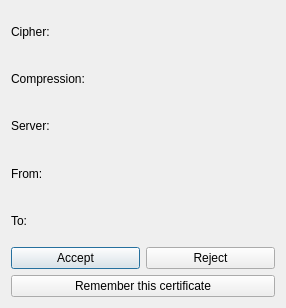
<?xml version="1.0" encoding="UTF-8"?>
<ui version="4.0">
 <class>JCertInfo</class>
 <widget class="QDialog" name="JCertInfo">
  <property name="geometry">
   <rect>
    <x>0</x>
    <y>0</y>
    <width>286</width>
    <height>308</height>
   </rect>
  </property>
  <property name="windowTitle">
   <string>Cert Info</string>
  </property>
  <layout class="QGridLayout" name="gridLayout_2">
   <item row="0" column="0">
    <layout class="QGridLayout" name="gridLayout">
     <item row="7" column="0">
      <widget class="QPushButton" name="acceptButton">
       <property name="text">
        <string>Accept</string>
       </property>
      </widget>
     </item>
     <item row="0" column="0">
      <widget class="QLabel" name="label">
       <property name="text">
        <string>Cipher:</string>
       </property>
      </widget>
     </item>
     <item row="1" column="0">
      <widget class="QLabel" name="label_2">
       <property name="text">
        <string>Compression:</string>
       </property>
      </widget>
     </item>
     <item row="2" column="0">
      <widget class="QLabel" name="label_3">
       <property name="text">
        <string>Server:</string>
       </property>
      </widget>
     </item>
     <item row="3" column="0">
      <widget class="QLabel" name="label_4">
       <property name="text">
        <string>From:</string>
       </property>
      </widget>
     </item>
     <item row="4" column="0">
      <widget class="QLabel" name="label_5">
       <property name="text">
        <string>To:</string>
       </property>
      </widget>
     </item>
     <item row="8" column="0" colspan="2">
      <widget class="QPushButton" name="rememberButton">
       <property name="text">
        <string>Remember this certificate</string>
       </property>
      </widget>
     </item>
     <item row="7" column="1">
      <widget class="QPushButton" name="rejectButton">
       <property name="text">
        <string>Reject</string>
       </property>
      </widget>
     </item>
     <item row="4" column="1">
      <widget class="QLabel" name="toLabel">
       <property name="text">
        <string/>
       </property>
      </widget>
     </item>
     <item row="3" column="1">
      <widget class="QLabel" name="fromLabel">
       <property name="text">
        <string/>
       </property>
      </widget>
     </item>
     <item row="2" column="1">
      <widget class="QLabel" name="serverLabel">
       <property name="text">
        <string/>
       </property>
      </widget>
     </item>
     <item row="1" column="1">
      <widget class="QLabel" name="compressionLabel">
       <property name="text">
        <string/>
       </property>
      </widget>
     </item>
     <item row="0" column="1">
      <widget class="QLabel" name="cipherLabel">
       <property name="text">
        <string/>
       </property>
      </widget>
     </item>
    </layout>
   </item>
  </layout>
 </widget>
 <resources/>
 <connections>
  <connection>
   <sender>acceptButton</sender>
   <signal>clicked()</signal>
   <receiver>JCertInfo</receiver>
   <slot>accept()</slot>
   <hints>
    <hint type="sourcelabel">
     <x>107</x>
     <y>61</y>
    </hint>
    <hint type="destinationlabel">
     <x>212</x>
     <y>61</y>
    </hint>
   </hints>
  </connection>
  <connection>
   <sender>rejectButton</sender>
   <signal>clicked()</signal>
   <receiver>JCertInfo</receiver>
   <slot>reject()</slot>
   <hints>
    <hint type="sourcelabel">
     <x>317</x>
     <y>61</y>
    </hint>
    <hint type="destinationlabel">
     <x>212</x>
     <y>61</y>
    </hint>
   </hints>
  </connection>
 </connections>
</ui>
